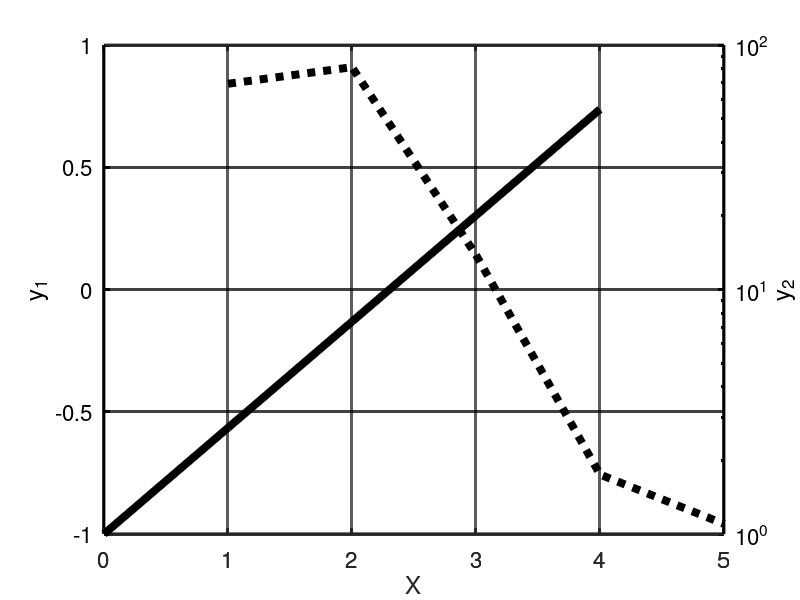

Write MATLAB code to recreate this figure.
## побудова двух графіків

clf; clear all

x= 1:5; y1=sin(x); y2=exp(x-1);

##формування графіка
[ax h1 h2] = plotyy(x, y1,
x-1, y2,
@plot, @semilogy);

##параметри осей координат
xlabel("X"); ylabel(ax(1), "y_1"); ylabel(ax(2), "y_2");
set(ax,{'ycolor'}, {'black';'black'} )
set(ax, "linewidth", 2, "fontsize", 16, 'gridalpha', 0.75)

##параметри ліній на графіку
set(h1, "linewidth", 5.75, 'color', 'black', 'linestyle', ':')
set(h2, "linewidth", 5.75,  'color', 'black', 'linestyle', '-')

grid on
print -dpng plotyy_example